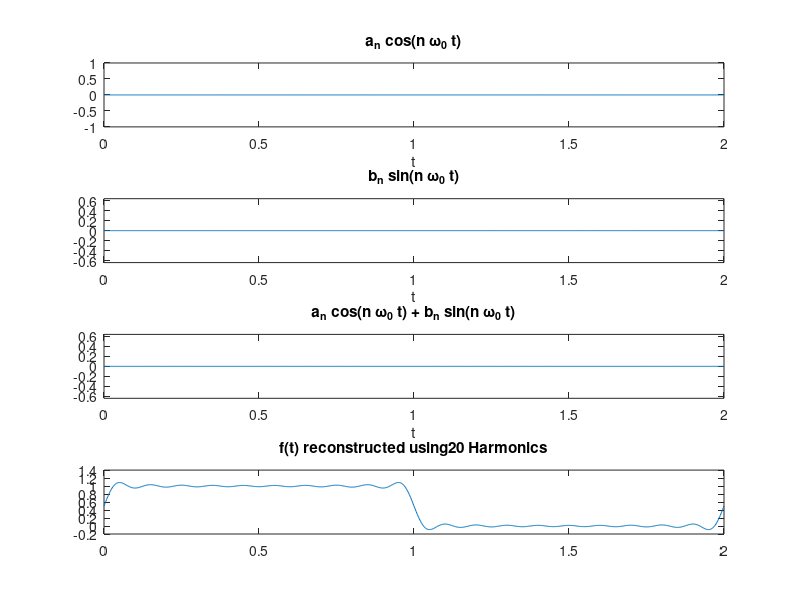
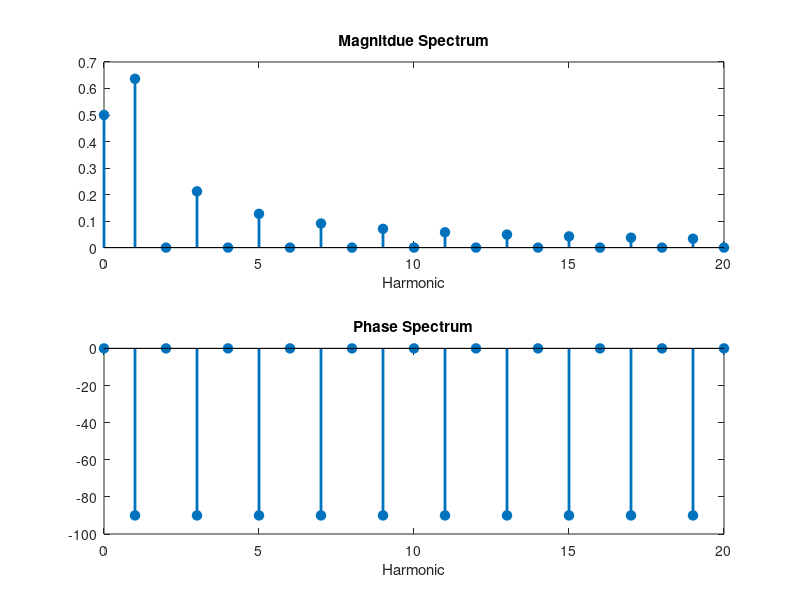

Source code (MATLAB) for these figures, in order:
close all;

%% Fourier Series Coefficients [CHANGE ACCORDING TO YOUR f(t)]


% Coefficients as a matrix
% % Square wave 
w0 = pi; 
a0 = 0.5;
an = [0     0     0     0     0     0     0     0     0     0     0     0     0     0     0     0     0     0     0     0];
bn =[0.6366         0    0.2122         0    0.1273         0    0.0909         0    0.0707         0    0.0579         0    0.0490         0    0.0424         0    0.0374         0    0.0335         0];

% % Sawtooth
% w0 = 2 * pi / 3;
% a0 = 3;
% an = [0     0     0     0     0     0     0     0     0     0     0     0     0     0     0     0     0     0     0     0];
% bn = [1.9099    0.9549    0.6366    0.4775    0.3820    0.3183    0.2728    0.2387    0.2122    0.1910    0.1736    0.1592    0.1469    0.1364    0.1273    0.1194    0.1123    0.1061    0.1005    0.0955];
%% Generate and plot f(t) [NO CHANGE NEEDED]

% Generate enough time points for a single period
t = linspace(0, 2*pi/w0, 1000);

figure;
% plot DC component only
f = ones(size(t)) * a0;
subplot(4, 1, 1);
plot(t, f);
xlabel('t');
title('a_0 or DC');

subplot(4, 1, 4);
plot(t, f);
xlabel('t');
title('f(t)');

pause;

% plot f(t) using n Harmonics
for n = 1:length(an)
    
    s1 = an(n) * cos(n * w0 * t);
    s2 = bn(n) * sin(n * w0 * t);
    f = f + s1 + s2; 
    
    % nth harmonic cos
    subplot(4, 1, 1);
    plot(t, s1);
    title('a_n cos(n \omega_0 t)');
    xlabel('t');
    % fix the y axis limits to observe the harmonic decay with frequency
    if(an(1) ~= 0) 
        ylim([-an(1) an(1)]);
    end
    
    % nth harmonic sin
    subplot(4, 1, 2);
    plot(t, s2); 
    title('b_n sin(n \omega_0 t)');
    xlabel('t');
    % fix the y axis limits to observe the harmonic decay with frequency
    if(bn(1) ~= 0) 
        ylim([-bn(1) bn(1)]);
    end
    
    % nth harmonic
    subplot(4, 1, 3);
    plot(t, s1 + s2); 
    title('a_n cos(n \omega_0 t) + b_n sin(n \omega_0 t)');
    xlabel('t');
    % fix the y axis limits to observe the harmonic decay with frequency
    if((an(1) ~= 0) || (bn(1) ~= 0)) 
        ylim([-max(an(1), bn(1)) max(an(1), bn(1))]);
    end
    
    % f reconstructed with n harmonics
    subplot(4, 1, 4);
    plot(t, f); 
    title(['f(t) reconstructed using', int2str(n), ' Harmonics']);

    
    pause;
    
end

%% Frequency Spectrum plots [NO CHANGE NEEDED]

spectrum = [a0, an- bn*1j];
harmonic = 0:length(spectrum) - 1;
figure;

% Magnitude Spectrum
subplot(2, 1, 1);
stem(harmonic, abs(spectrum), 'fill', 'MarkerSize', 7, 'LineWidth', 2);
title('Magnitdue Spectrum');
xlabel('Harmonic');

% Phase Spectrum
subplot(2, 1, 2);
stem(harmonic, rad2deg(angle(spectrum)), 'fill', 'MarkerSize', 7, 'LineWidth', 2);
title('Phase Spectrum');
xlabel('Harmonic');
